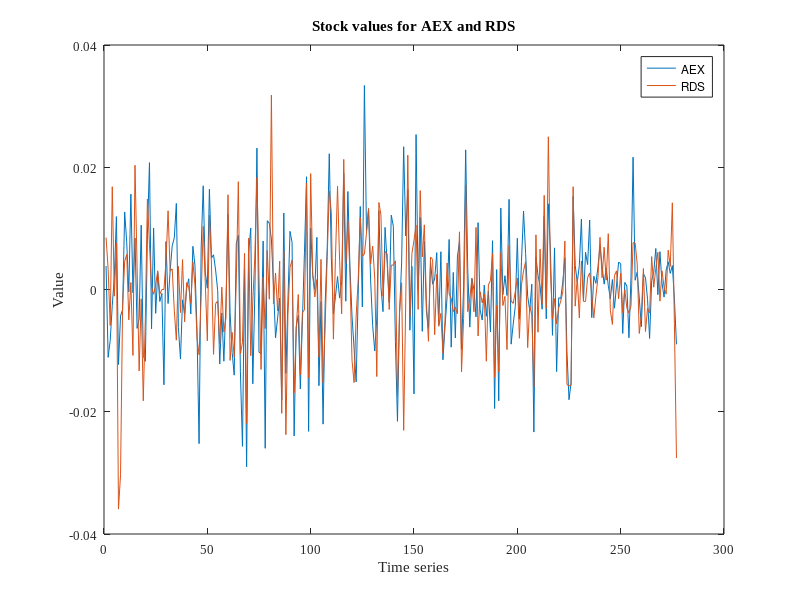
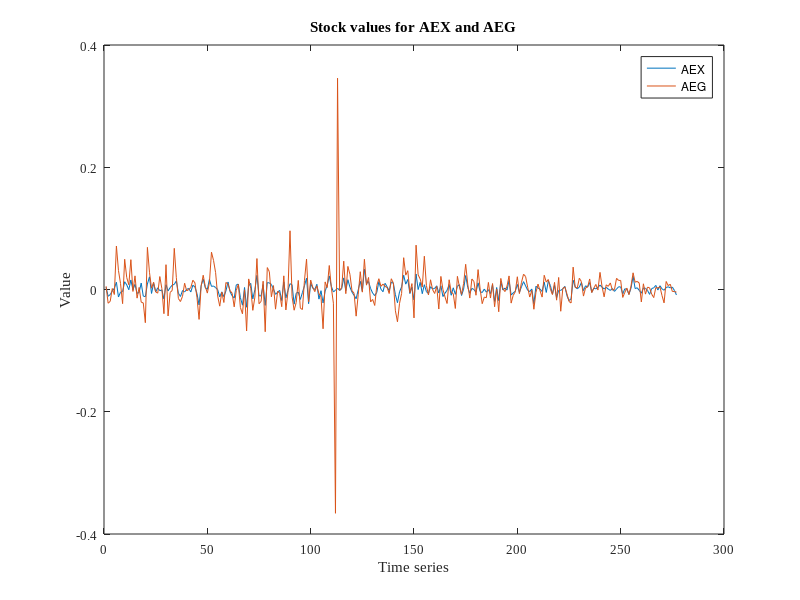

MATLAB code to generate these figures, in order:
load('lab_4_data/dataAEX.mat');
load('lab_4_data/labelsAEX.mat');

indexAEX = find(strcmp(labels, 'AEX'), 1);
indexRDS = find(strcmp(labels, 'RDS'), 1);
indexAEG = find(strcmp(labels, 'AEG'), 1);

plot(data(indexAEX, :));
hold on;
plot(data(indexRDS, :));
legend('AEX', 'RDS');
title('Stock values for AEX and RDS');
xlabel('Time series');
ylabel('Value');
set(gca, 'fontsize', 9.5, 'fontname', 'Times New Roman');

figure(2);
plot(data(indexAEX, :));
hold on;
plot(data(indexAEG, :));
legend('AEX', 'AEG');
title('Stock values for AEX and AEG');
xlabel('Time series');
ylabel('Value');
set(gca, 'fontsize', 9.5, 'fontname', 'Times New Roman');